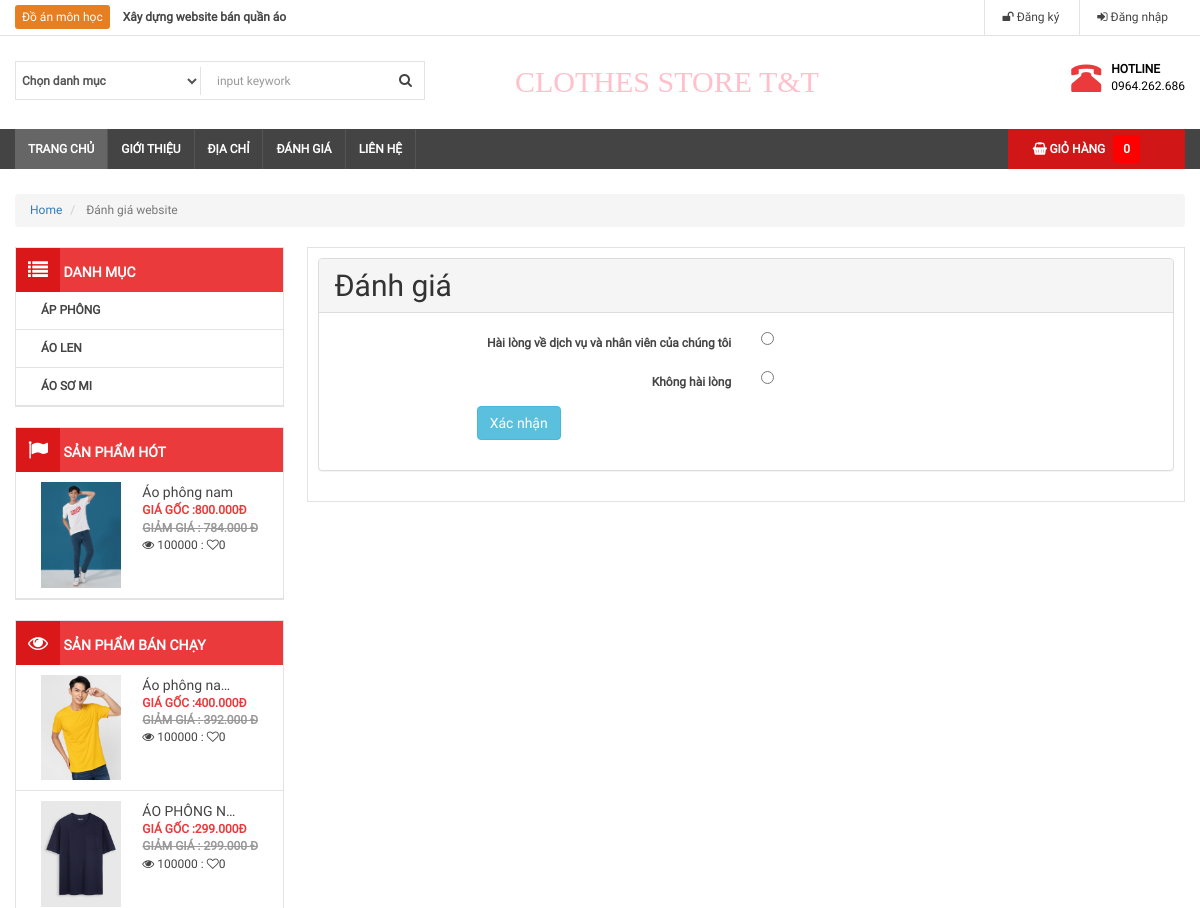
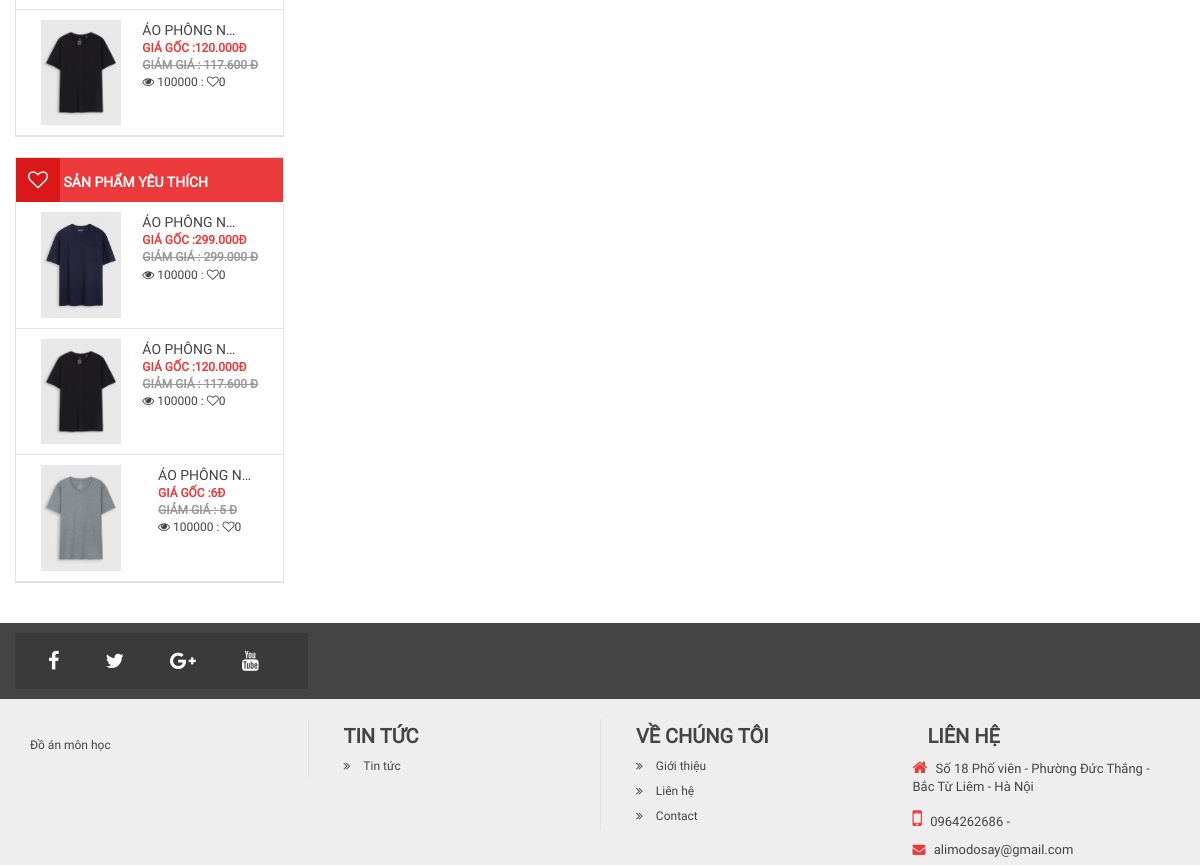
The page /danh-gia-website.php on the database its author committed (2 pictures, top to bottom).
### tables this page shows
CREATE TABLE `danhmuc` (
  `tendanhmuc` varchar(255) DEFAULT NULL,
  `slug` varchar(255) DEFAULT NULL,
  `hinhanh` varchar(255) DEFAULT NULL,
  `danhmuccha_id` int(11) DEFAULT NULL,
  `created_at` timestamp NULL DEFAULT CURRENT_TIMESTAMP,
  `updated_at` timestamp NULL DEFAULT CURRENT_TIMESTAMP,
  `id` int(11) NOT NULL
);

CREATE TABLE `sanpham` (
  `tensanpham` varchar(255) NOT NULL,
  `slug` varchar(255) DEFAULT NULL,
  `danhmuc_id` int(11) DEFAULT NULL,
  `gia` int(11) DEFAULT '0',
  `soluong` int(11) DEFAULT '0',
  `giamgia` tinyint(4) NOT NULL DEFAULT '0',
  `hinhanh` varchar(255) DEFAULT NULL,
  `mota` text,
  `trangthai` varchar(255) DEFAULT NULL,
  `hot` tinyint(3) UNSIGNED DEFAULT '0',
  `yeuthich` int(11) DEFAULT '0',
  `nhacungcap_id` int(11) DEFAULT NULL,
  `gianhap` int(11) DEFAULT NULL,
  `pay` int(11) DEFAULT '0',
  `created_at` timestamp NULL DEFAULT CURRENT_TIMESTAMP,
  `updated_at` timestamp NULL DEFAULT CURRENT_TIMESTAMP,
  `id` int(11) NOT NULL,
  `size` int(11) DEFAULT '0'
);

### libraries/Database.php (called while the page is built, shortened)
<?php
    class Database
    {
        public $link;
        public function __construct()
        {
            $this->link = mysqli_connect("127.0.0.1","root","","quanao",3306) or die ("Errors Connect DB");
            mysqli_set_charset($this->link,"utf8");
        }
        public function fetchsql( $sql )
        {
            $result = mysqli_query($this->link,$sql) or die("Lỗi  truy vấn sql " .mysqli_error($this->link));
            $data = [];
            if( $result)
            {
                while ($num = mysqli_fetch_assoc($result))
                {
                    $data[] = $num;
                }
            }
            return $data;
        }
         public function fetchAll($table)
        {
            $sql = "SELECT * FROM {$table} WHERE 1" ;
            $result = mysqli_query($this->link,$sql) or die("Lỗi Truy Vấn fetchAll " .mysqli_error($this->link));
            $data = [];
            if( $result)
            {
                while ($num = mysqli_fetch_assoc($result))
                {
                    $data[] = $num;
                }
            }
            return $data;
        }
    }
?>

### autoload/autoload.php (called while the page is built, shortened)
<?php
    require_once __DIR__ . "/../libraries/Database.php";
    require_once __DIR__ . "/../libraries/Function.php";
    $db = new Database();
    $danhmuc = $db->fetchAll('danhmuc');
     $sqlsp = "SELECT * FROM sanpham WHERE 1 ORDER BY id DESC LIMIT 12 ";
    $sanpham = $db->fetchsql($sqlsp);
    $sqlhot = "SELECT * FROM sanpham WHERE hot = 1 ORDER BY id DESC LIMIT 3  ";
    $sanphamhot = $db->fetchsql($sqlhot);
    $sqlbc = "SELECT * FROM sanpham WHERE 1 ORDER BY pay DESC LIMIT 3 ";
    $sanphambc = $db->fetchsql($sqlbc);
    $sqlyc = "SELECT * FROM sanpham WHERE 1 ORDER BY yeuthich DESC LIMIT 3 ";
    $sanphamyt = $db->fetchsql($sqlyc);
?>

### include/left.php (the view, shortened to what this page needs)
<div class="col-md-3  fixside">
    <div class="box-left box-menu">
        <h3 class="box-title"><i class="fa fa-list"></i> Danh mục</h3>
		<?php showcatemenu($danhmuc);
		use libraries\Url\Input; ?>
    </div>
    <div class="box-left box-menu">
        <h3 class="box-title"><i class="fa fa-flag"></i> Sản phẩm hót </h3>
        <ul>
			<?php foreach ($sanphamhot as $item) : ?>
                <li class="clearfix">
                    <a href="chi-tiet-san-pham.php?id=<?php echo $item['id'] ?>--<?php echo $item['slug'] ?>"">
                    <img src="<?php echo base_url() ?>/public/uploads/product/<?php echo $item['hinhanh'] ?>"
                         class="img-responsive pull-left" width="80" height="80">
                    <div class="info pull-right">
                        <p class="name"><?php echo $item['tensanpham'] ?></p>
                        <b class="price"> Giá gốc :<?php echo formatprice($item['gia']) ?>đ</b><br>
                        <b class="sale"> Giảm giá
                            : <?php echo formatprice($item['gia'] * (100 - $item['giamgia']) / 100) ?> đ</b><br>
                        <span class="view"><i class="fa fa-eye"></i> 100000 : <i
                                    class="fa fa-heart-o"></i><?php echo $item['yeuthich'] ?></span>
                    </div>
                    </a>
                </li>
			<?php endforeach; ?>
        </ul>
    </div>
    <div class="box-left box-menu">
        <h3 class="box-title"><i class="fa fa-eye"></i> Sản phẩm bán chạy </h3>
        <ul>
			<?php foreach ($sanphambc as $item) : ?>
                <li class="clearfix">
                    <a href="chi-tiet-san-pham.php?id=<?php echo $item['id'] ?>--<?php echo $item['slug'] ?>"">
                    <img src="<?php echo base_url() ?>/public/uploads/product/<?php echo $item['hinhanh'] ?>"
                         class="img-responsive pull-left" width="80" height="80">
                    <div class="info pull-right">
                        <p class="name"><?php echo $item['tensanpham'] ?></p>
                        <b class="price"> Giá gốc :<?php echo formatprice($item['gia']) ?>đ</b><br>
                        <b class="sale"> Giảm giá
                            : <?php echo formatprice($item['gia'] * (100 - $item['giamgia']) / 100) ?> đ</b><br>
                        <span class="view"><i class="fa fa-eye"></i> 100000 : <i
                                    class="fa fa-heart-o"></i><?php echo $item['yeuthich'] ?></span>
                    </div>
                    </a>
                </li>
			<?php endforeach; ?>
        </ul>
    </div>
    <div class="box-left box-menu">
        <h3 class="box-title"><i class="fa fa-heart-o"></i> Sản phẩm yêu thích </h3>
        <ul>
			<?php foreach ($sanphamyt as $item) : ?>
                <li class="clearfix">
                    <a href="chi-tiet-san-pham.php?id=<?php echo $item['id'] ?>--<?php echo $item['slug'] ?>"">
                    <img src="<?php echo base_url() ?>/public/uploads/product/<?php echo $item['hinhanh'] ?>"
                         class="img-responsive pull-left" width="80" height="80">
                    <div class="info pull-right">
                        <p class="name"><?php echo $item['tensanpham'] ?></p>
                        <b class="price"> Giá gốc :<?php echo formatprice($item['gia']) ?>đ</b><br>
                        <b class="sale"> Giảm giá
                            : <?php echo formatprice($item['gia'] * (100 - $item['giamgia']) / 100) ?> đ</b><br>
                        <span class="view"><i class="fa fa-eye"></i> 100000 : <i
                                    class="fa fa-heart-o"></i><?php echo $item['yeuthich'] ?></span>
                    </div>
                    </a>
                </li>
			<?php endforeach; ?>
        </ul>
    </div>
</div>

### libraries/Function.php (shortened to what this page needs)
<?php
    if ( ! function_exists('showcatemenu'))
    {
        function showcatemenu ($danhmuc, $parent_id = 0)
        {
            $cate_child = array();
            foreach ($danhmuc as $key => $item)
            {
                if ($item['danhmuccha_id'] == $parent_id)
                {
                    $cate_child[] = $item;
                    unset($danhmuc[$key]);
                }
            }
            if ($cate_child)
            {
                echo '<ul>';
                foreach ($cate_child as $key => $item)
                {
                    $id = $item['id'];
                    ?>
                        <li><a href="danh-muc-san-pham.php?id=<?php echo $id;?>&&slug=<?php echo $item['slug'] ?>"><?php echo $item['tendanhmuc']?> </a>
                    <?php
                    showcatemenu($danhmuc, $item['id']);
                }
                echo '</ul>';
            }
        }
    }
    function base_url()
    {
       return $url  = "http://localhost:8000/";
         return 'http://'.$_SERVER["SERVER_NAME"].'/';
    }
    function formatprice($number)
    {
        $number = intval($number);
        return number_format($number, 0,',','.') ;
    }
 ?>

### public/frontend/css/style.css (style rules this page uses)
* { margin: 0px; padding: 0px; font-size: 12px; font-family: "Roboto"; color: #444; font-weight: 400; }
ol,ul,p { margin: 0px; list-style: none; }
h1,h2,h3,h4,h5,h6 { padding:0px; margin: 0px; }
.fixside { width: 23%; margin-right: 2%; padding: 0px; }
.box-left { margin-bottom: 20px; border: 1px solid #e3e3e3; }
.box-title { background:#ea3a3c; color: white; font-weight: bold; font-size: 14px; text-transform: uppercase; }
.box-title .fa { color: white; font-size: 20px; background: #da1719;; padding: 12px; }
.box-menu > ul { position: relative; }
.box-menu > ul > li { padding: 10px 25px; border-bottom: 1px solid #e3e3e3; }
.box-menu > ul > li > a { font-size: 12px; color: #444; text-transform: uppercase; font-weight: bold; }
.sale { text-decoration: line-through; color: #999; }
.name { white-space: nowrap; width: 100px; text-overflow: ellipsis; overflow: hidden; font-size: 14px; font-weight: 400; color: #444; text-transform: none; }
.info b { padding: 7px 5; }
.price { color: #ea3a3c; }

### rows shown on the page
danhmuc: tendanhmuc "ÁP PHÔNG"
danhmuc: tendanhmuc "ÁO LEN"
danhmuc: tendanhmuc "ÁO SƠ MI"
sanpham: hinhanh (picture), tensanpham "Áo phông nam", gia "800.000", formatprice($item['gia'] * (100 - $item['giamgia']) / 100) "784.000", yeuthich "0"
sanpham: hinhanh (picture), tensanpham "Áo phông na…", gia "400.000", formatprice($item['gia'] * (100 - $item['giamgia']) / 100) "392.000", yeuthich "0"
sanpham: hinhanh (picture), tensanpham "ÁO PHÔNG N…", gia "299.000", formatprice($item['gia'] * (100 - $item['giamgia']) / 100) "299.000", yeuthich "0"
sanpham: hinhanh (picture), tensanpham "ÁO PHÔNG N…", gia "120.000", formatprice($item['gia'] * (100 - $item['giamgia']) / 100) "117.600", yeuthich "0"
sanpham: hinhanh (picture), tensanpham "ÁO PHÔNG N…", gia "6", formatprice($item['gia'] * (100 - $item['giamgia']) / 100) "5", yeuthich "0"

### other values the page prints
$tongsanphamgiohang "0"
